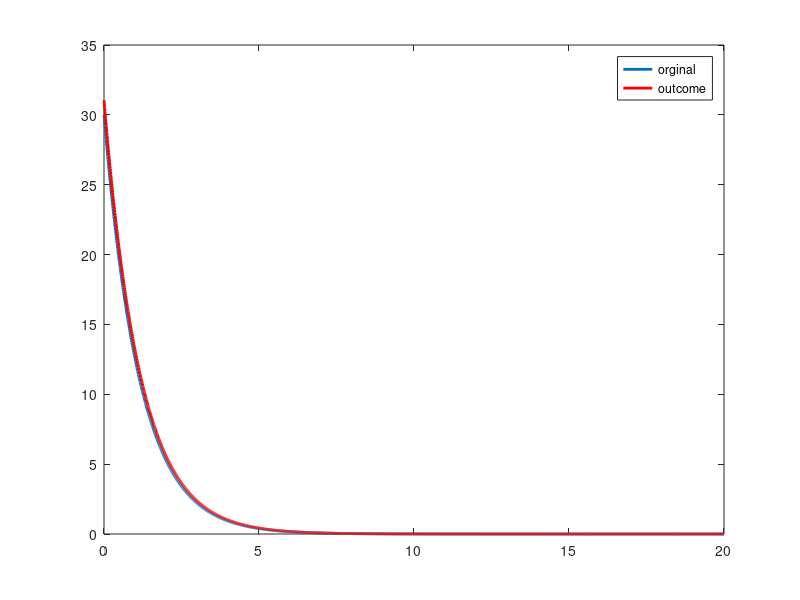

MATLAB code to generate this figure:
clear;clc;
clf;
V0 = 30;
Lambda = 0.87;
t  = [0:0.01:20];
dt = 0.01;
n  = randi([0 100],1,length(t)) * dt;

Vt = V0 * exp( -1*Lambda*t ) + n;
Vs = V0 * exp( -1*Lambda*t ) ;
plot(t,Vs,'linewidth' , 2)

point = [1;100;20;130;120;140;150;200];

for i=1:length(point)
    Y(i,1) = log(Vt(point(i)));
    A(i,1) = 1;
    A(i,2) = -t(point(i));
end

theta_hat = inv(A'*A)*(A')*Y;
e_hat = Y-A*theta_hat;
v0 = exp(theta_hat(1))
lambda = theta_hat(2)


vt = v0 * exp( -1*lambda*t );
hold on;
plot(t,vt,'r','linewidth' , 2)
legend('orginal','outcome')

% [theda,Yh,E,E_std,theda_std,theda_cov,E_corrcoef] = lse_std(Y,A);